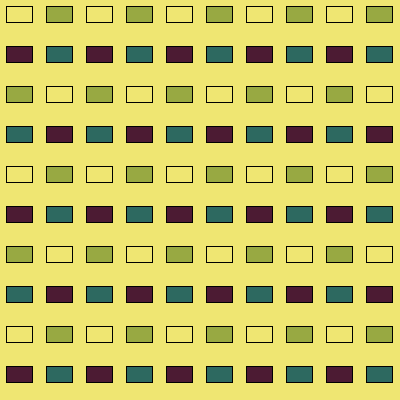
Frame 1 (no input)
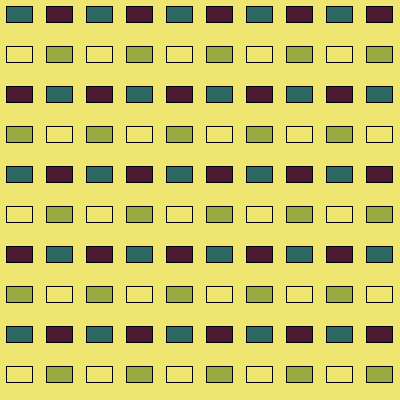
Frame 60 (the mouse pressed at the canvas centre just before this capture)
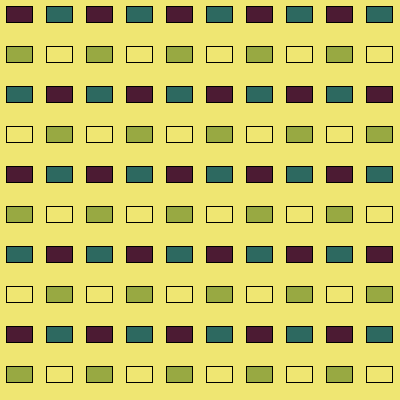
Frame 120 (the mouse held since frame 60 and released just before this capture)

The Processing sketch that drew these frames (run headless with seeded random() and noise(); from frame 60 on, the mouse is pressed at the canvas centre):

// Processing sketch: processing_54155
// ── processing_54155.pde

//Homework 8
//copyright 2012 Alex Fischer ajfische
//Use the UP and DOWN arrows to change the speed of color change
//CLICK the mouse to change the background color;
color bg, purp, gre, blu, darkgre;
int count = 0;
int offsetCount = 0;
int speed = 10;
color [] colors;
int c;

void setup()
{
  size(400,400);
  bg = color(239, 230, 114);
  purp = color(76, 27, 51);
  gre = color(152, 169, 66);
  blu = color(45, 105, 96);
  darkgre = color(20, 29, 20);
  colors = new color [4];
  colors [0] = bg;
  colors [1] = purp;
  colors [2] = gre;
  colors [3] = blu;
//  colors [4] = darkgre;
}

void draw()
{
  setBGcolor();
  stuff();
}

void mouseClicked()
{
  c++;
  if (c >= 4) c = 0;
}

void setBGcolor()
{
    background(colors[c]);
}

void keyPressed()
{
  if (keyCode == DOWN)
  {
    speed++;
  }
  if (keyCode == UP)
  {
    speed--;
    if (speed < 1) speed = 1;
    
  }
}

void stuff()
{
  float x, y;
  x=6;
  y=6;

  while(x < width){
     while(y < height){
       fill(colors[count%colors.length]);
      rect(x, y, width/15, height/25);
      y+= height/10;
      count++;
    }
    x+= width/10;
    y= 6;
  }
  offsetCount++;
  if (offsetCount % speed == 0) count--;
}
